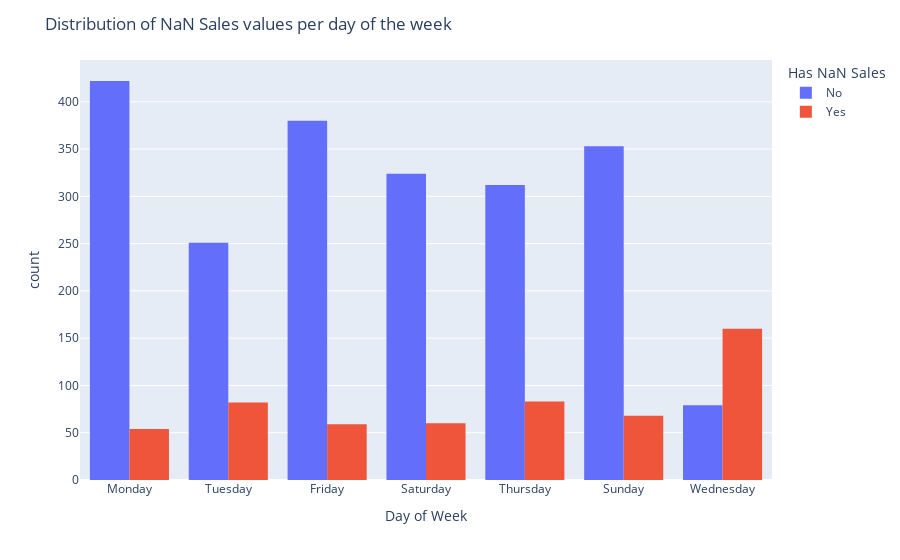

Here is the notebook cell this chart was saved with:
### Markdown cell above
## Choosing the Level of Granularity for the Time Series

**2. Visualizations to Determine the Right Level of Granularity**

(a) Overall Sales Trends
- Visualization: Line plot of total sales over time
- Purpose: Check if sales exhibit clear seasonal or trend-based patterns.

### Code cell
# Give me the distribution of the days with Nan values, regarding the day of the week 
df['Day of Week'] = df['Order Date'].dt.day_name()
df['Has NaN Sales'] = df['Sales'].isna()
df['Has NaN Sales'] = df['Has NaN Sales'].replace({True: 'Yes', False: 'No'})

fig = px.histogram(df, x='Day of Week', color='Has NaN Sales', barmode='group')
fig.update_layout(title='Distribution of NaN Sales values per day of the week')
fig.show()

### Figure 1 — Plotly figure (JSON) as saved in the notebook; plotly's stock layout.template omitted (floating-point values rounded to 4 significant figures; data arrays with more than 128 entries replaced by an {"elided": "..."} marker saying what was removed)
{"data": [{"alignmentgroup": "True", "bingroup": "x", "hovertemplate": "Has NaN Sales=No<br>Day of Week=%{x}<br>count=%{y}<extra></extra>", "legendgroup": "No", "marker": {"color": "#636efa", "pattern": {"shape": ""}}, "name": "No", "offsetgroup": "No", "orientation": "v", "showlegend": true, "type": "histogram", "x": {"elided": "2121 str values"}, "xaxis": "x", "yaxis": "y"}, {"alignmentgroup": "True", "bingroup": "x", "hovertemplate": "Has NaN Sales=Yes<br>Day of Week=%{x}<br>count=%{y}<extra></extra>", "legendgroup": "Yes", "marker": {"color": "#EF553B", "pattern": {"shape": ""}}, "name": "Yes", "offsetgroup": "Yes", "orientation": "v", "showlegend": true, "type": "histogram", "x": {"elided": "566 str values"}, "xaxis": "x", "yaxis": "y"}], "layout": {"barmode": "group", "legend": {"title": {"text": "Has NaN Sales"}, "tracegroupgap": 0}, "margin": {"t": 60}, "title": {"text": "Distribution of NaN Sales values per day of the week"}, "xaxis": {"anchor": "y", "domain": [0, 1], "title": {"text": "Day of Week"}}, "yaxis": {"anchor": "x", "domain": [0, 1], "title": {"text": "count"}}}}
